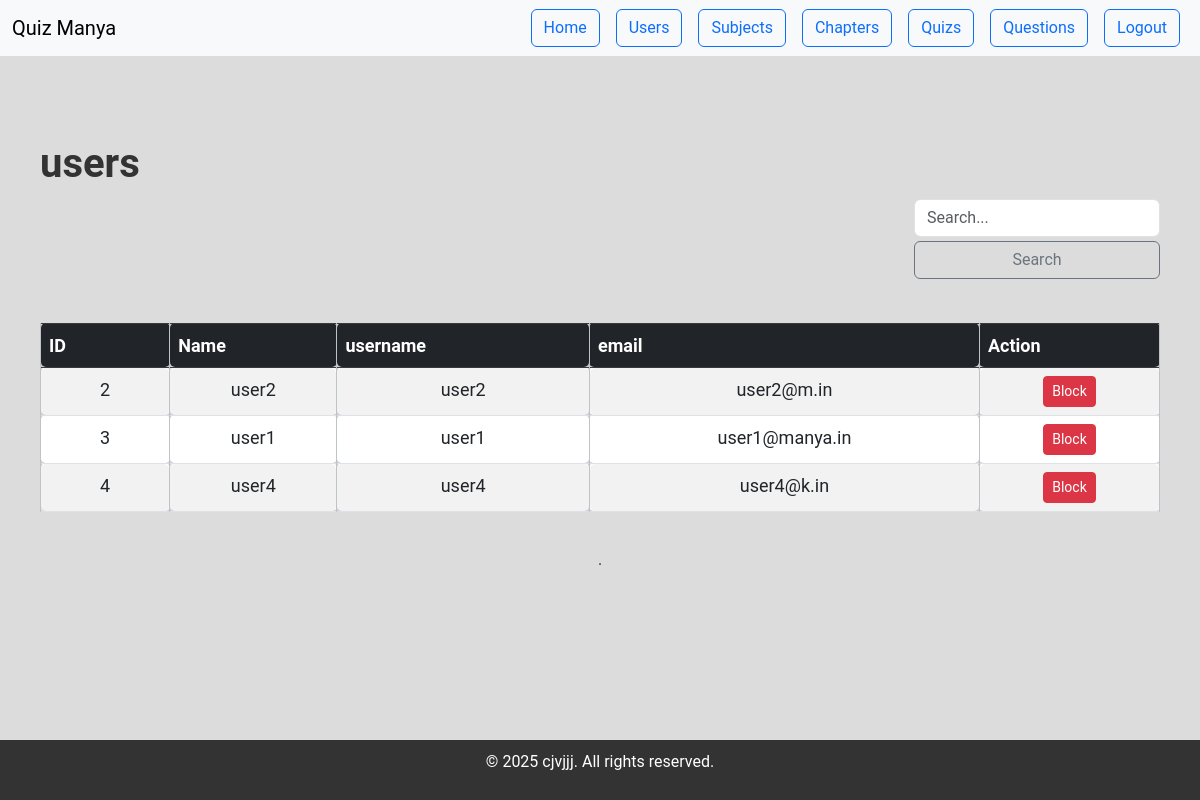
Screenshot of /users (signed in) with the database file from the repository.
### app.py (models this page shows, shortened)
class User(db.Model, UserMixin):
    id = db.Column(db.Integer, primary_key=True)
    u_email = db.Column(db.String(), unique=True)
    u_username = db.Column(db.String(), unique=True)
    u_pw = db.Column(db.String())
    u_is_admin = db.Column(db.Boolean, default=False)
    u_name = db.Column(db.String(), nullable=False)
    is_blocked = db.Column(db.Boolean, default=False)

### app.py (the view)
@app.route("/users", methods=['POST', 'GET'])
@admin_required
def users():
    users = User.query.filter_by(u_is_admin = False).all()
    query = request.args.get('query')
    if query:
        users = User.query.filter(User.u_name.ilike(f'%{query}%')).all()
    return render_template('users.html', users=users)

### app.py (called while the page is built, shortened)
@login_manager.user_loader
def load_user(user_id):
    return User.query.get(int(user_id))

def admin_required(f):
    @wraps(f)
    def decorated_function(*args, **kwargs):
        if not current_user.is_authenticated:
            flash("You need to log in first!", "warning")
            return redirect(url_for("login"))
        if not current_user.u_is_admin:
            flash("You do not have permission to access this page!", "danger")
            return redirect(url_for("home"))
        return f(*args, **kwargs)
    return decorated_function

@app.before_request
def create_admin():
    with app.app_context():
        db.create_all()
        email= 'admin@m.in'
        username = 'jagdish'
        pw = '123'
        name = 'admin'
        email= 'admin@m.in'
        admin_user = User.query.filter_by(u_email=email).first()

### templates/users.html
{% extends "base.html" %}
{% block content %}
<div class="container mt-4">
    <div class="d-flex justify-content-between align-items-center">
        <h1 class="fw-bold">users</h1>
    </div>
    <div style="display: flex; justify-content: flex-end;" class="d-flex ml-auto">
        <form action="{{ url_for('users') }}"" method="GET">
                <input type="text" class="form-control" name="query" placeholder="Search..." aria-label="Search" aria-describedby="basic-addon2">
                <button class="btn btn-outline-secondary" type="submit" id="basic-addon2">Search</button>
        </form>
    </div>
    <div class="table-responsive mt-4">
        <table class="table table-striped table-hover table-bordered">
            <thead class="table-dark">
                <tr>
                    <th>ID</th>
                    <th>Name</th>
                    <th>username</th>
                    <th>email</th>
                    <th>Action</th>
                </tr>
            </thead>
            <tbody>
                {% for user in users %}
                <tr>
                    <td>{{ user.id }}</td>
                    <td>{{ user.u_name }}</td>
                    <td>{{ user.u_username }}</td>
                    <td>{{ user.u_email }}</td>
                    <td>
                        {% if user.is_blocked %}
                        <a href="{{ url_for('unblock', id=user.id) }}" class="btn btn-info btn-sm">
                            Unblock
                        </a>
                        {% else %}
                        <a href="{{ url_for('block', id=user.id) }}" class="btn btn-danger btn-sm">
                            Block
                        </a>
                        {% endif %}
                    </td>
                </tr>
                {% endfor %}
            </tbody>
        </table>
    </div>
</div>.
{% endblock %}

### templates/base.html (style rules this page uses)
body { background-color: gainsboro; font-family: 'Roboto', sans-serif; color: #333; margin-bottom: 10%; }
.container { margin-top: 20px; }
table { background: #d4ced4; width: 85% !important; min-width: 100% !important; margin: 20px auto; border-collapse: collapse; font-size: 18px; border-radius: 8px; table-layout: auto; }
table, th, td { border: 1px solid #bdc3c7; }
th { background-color: #3498db; color: white; padding: 10px; font-weight: bold; }
td { padding: 10px; text-align: center; }
tr:nth-child(even) { background-color: #ecf0f1; }
td, th { border-radius: 5px; min-width: 50px; word-wrap: break-word; }
div { width: 100% !important; max-width: 100% !important; overflow-x: auto; }
.container { display: flex; justify-content: center; align-items: center; height: 80%; padding: 20px; flex-wrap: wrap; }
form input,form select { width: 100%; padding: 10px; font-size: 1em; border: 1px solid #ddd; border-radius: 4px; margin-top: 0.3cap; }
form button { width: 100%; padding: 10px; font-size: 1em; border: 1px solid #ddd; background-color: #3498db; border-radius: 4px; margin-top: 0.3cap; }

### rows the page displays
User: id "2", u_name "user2", u_username "user2", u_email "user2@m.in"
User: id "3", u_name "user1", u_username "user1", u_email "user1@manya.in"
User: id "4", u_name "user4", u_username "user4", u_email "user4@k.in"
